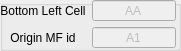
         <widget class="QGroupBox" name="groupBox_8">
          <property name="geometry">
           <rect>
            <x>930</x>
            <y>270</y>
            <width>181</width>
            <height>51</height>
           </rect>
          </property>
          <property name="title">
           <string/>
          </property>
          <widget class="QWidget" name="layoutWidget">
           <property name="geometry">
            <rect>
             <x>0</x>
             <y>0</y>
             <width>176</width>
             <height>48</height>
            </rect>
           </property>
           <layout class="QGridLayout" name="gridLayout_38">
            <item row="0" column="0">
             <widget class="QLabel" name="label_151">
              <property name="text">
               <string>Bottom Left Cell</string>
              </property>
              <property name="alignment">
               <set>Qt::AlignCenter</set>
              </property>
             </widget>
            </item>
            <item row="0" column="1">
             <widget class="QLineEdit" name="bot_left_cell">
              <property name="enabled">
               <bool>false</bool>
              </property>
              <property name="text">
               <string>AA</string>
              </property>
              <property name="alignment">
               <set>Qt::AlignCenter</set>
              </property>
             </widget>
            </item>
            <item row="1" column="0">
             <widget class="QLabel" name="label_152">
              <property name="text">
               <string>Origin MF id</string>
              </property>
              <property name="alignment">
               <set>Qt::AlignCenter</set>
              </property>
             </widget>
            </item>
            <item row="1" column="1">
             <widget class="QLineEdit" name="mf_origin">
              <property name="enabled">
               <bool>false</bool>
              </property>
              <property name="text">
               <string>A1</string>
              </property>
              <property name="alignment">
               <set>Qt::AlignCenter</set>
              </property>
             </widget>
            </item>
           </layout>
          </widget>
         </widget>
